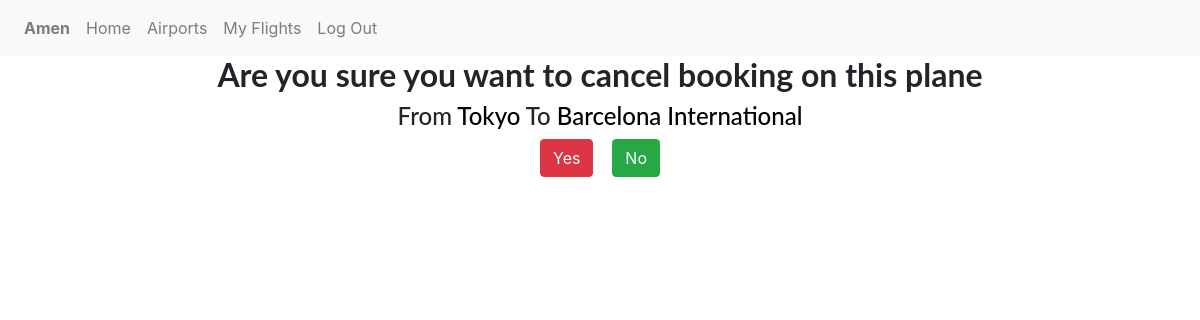
Page /cancel/2 (signed in) on the committed database.
### flights/models.py (models this page shows, shortened)
class User(AbstractUser):
    pass

class Flight(models.Model):
    origin = models.ForeignKey('Airport', on_delete=models.CASCADE, related_name="From")
    destination = models.ForeignKey('Airport', on_delete=models.CASCADE,related_name="To")
    passengers = models.ManyToManyField('User', blank=True)

class Airport(models.Model):
    code = models.CharField(max_length=64)
    name = models.CharField(max_length=64)

### flights/views.py (the view)
# urls.py: path("cancel/<str:id>", views.cancel_book, name="cancel"),
@login_required(login_url='/login')
def cancel_book(request, id):
    flight = get_object_or_404(Flight, id=id)
    user = request.user
    if request.method == "POST":
        try:
            person = get_object_or_404(Person, user=user)
            person.flights.remove(flight)
            flight.passengers.remove(user)
            return redirect('index')
        except:
            return redirect('index')
    else:
        return render(request, "flights/cancel.html", {
            'flight':flight
        })

### flights/templates/flights/cancel.html (shortened to what this page needs)
{% extends "flights/layout.html" %}
{% block body %}
    {% if user.is_authenticated %}
        <div style="text-align:center;font-family:Lato;">
            <h2><b>Are you sure you want to cancel booking on this plane</b></h2>
            <h4>From <a href="/code/{{flight.origin.code}}">{{flight.origin.name}}</a> To <a href="/code/{{flight.destination.code}}">{{flight.destination.name}}</a></h4>
        </div>
        <div class="book">
          <div>
              <form  action="{% url 'cancel' id=flight.id %}" method="post">
                <div class="">
                  <input type="submit" class="btn btn-danger" value="Yes">
                </div>
              </form>
          </div>
          <div>
            <a href="/" class="btn btn-success">No</a>
          </div>
        </div>
    {% endif %}
{% endblock %}

### flights/templates/flights/layout.html (shortened to what this page needs)
{% load static %}
<!DOCTYPE html>
<html lang="en">
    <head>
        <link rel="stylesheet" href="https://stackpath.bootstrapcdn.com/bootstrap/4.4.1/css/bootstrap.min.css">
        <link href="{% static 'flights/style.css' %}" rel="stylesheet">
    </head>
    <body>
        <nav class="navbar navbar-expand-lg navbar-light bg-light">
            <div>
              <ul class="navbar-nav mr-auto">
                {% if user.is_authenticated %}
                    <li class="nav-item">
                        <a class="nav-link" href="#"><strong>{{ user.username }}</strong></a>
                    </li>
                    <li class="nav-item">
                      <a class="nav-link" href="{% url 'index' %}">Home</a>
                    </li>
                    <li class="nav-item">
                      <a class="nav-link" href="{% url 'airports' %}">Airports</a>
                    </li>
                    <li class="nav-item">
                      <a class="nav-link" href="{% url 'myflights' %}">My Flights</a>
                    </li>
                    <li class="nav-item">
                        <a class="nav-link" href="{% url 'logout' %}">Log Out</a>
                    </li>
                {% endif %}
              </ul>
            </div>
          </nav>
        <div class="body">
            {% block body %}
            {% endblock %}
        </div>
    </body>
</html>

### flights/static/flights/style.css (style rules this page uses)
a { text-decoration: none; color: black; }
.book { display: flex; flex-direction: row; justify-content: space-between; margin: 0 auto; width: 10%; }

### rows in the picture
User: username "Amen"
Flight: origin.name "Tokyo", destination.name "Barcelona International"
